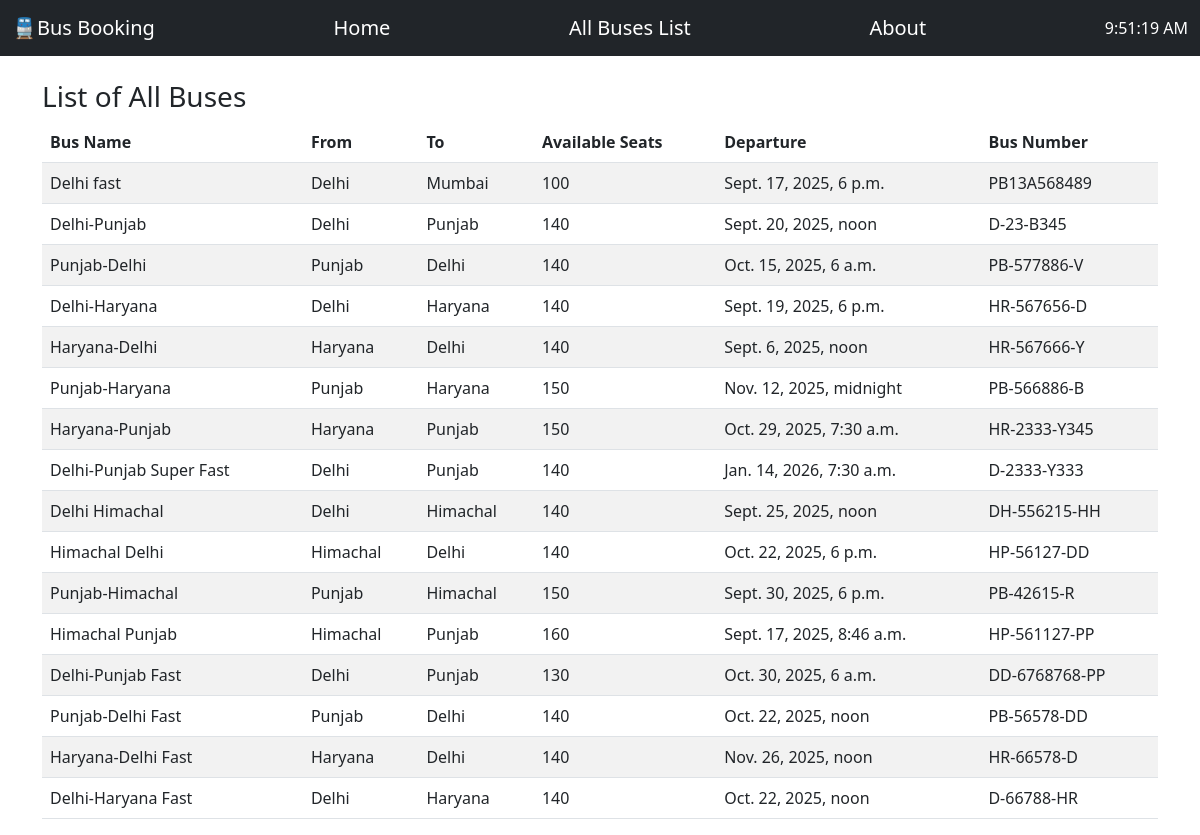
/bus_list, run on the app's committed database.
### ticketsystem/models.py (models this page shows, shortened)
class Bus(models.Model):
    bus_name=models.CharField(max_length=55,default="")
    bus_start=models.CharField(max_length=55,default="")
    destination=models.CharField(max_length=55,null=False,default="")
    seats=models.IntegerField(default=1)
    available_seats=models.IntegerField()
    departure_time=models.DateTimeField()
    price=models.IntegerField(default=0)
    bus_number=models.CharField(max_length=50,null=False,default="")

### ticketsystem/views.py (the view)
# urls.py: path("bus_list",views.bus_list,name="bus_list"),
def bus_list(request):
    bus=Bus.objects.all()
    return render(request,"bus_list.html",{"bus":bus})

### template/bus_list.html
{% extends "base.html" %}
{% block content %}
<h3 class="mt-4">List of All Buses</h3>
<table class="table table-striped">
    <thead>
        <tr>
            <th>Bus Name</th>
            <th>From</th>
            <th>To</th>
            <th>Available Seats</th>
            <th>Departure</th>
            <th>Bus Number</th>
        </tr>
    </thead>
    <tbody>
        {% for buses in bus %}
        <tr>
            <td>{{ buses.bus_name }}</td>
            <td>{{ buses.bus_start }}</td>
            <td>{{ buses.destination }}</td>
            <td>{{ buses.available_seats }}</td>
            <td>{{ buses.departure_time }}</td>
            <td>{{ buses.bus_number }}</td>
        </tr>
        {% endfor %}
    </tbody>
</table>
{% endblock %}

### template/base.html (shortened to what this page needs)
<!DOCTYPE html>
<html lang="en">
<head>
    <link href="https://cdn.jsdelivr.net/npm/bootstrap@5.3.0/dist/css/bootstrap.min.css" rel="stylesheet">
</head>
<body>
    <nav class="navbar navbar-dark bg-dark mb-4">
        <div class="container-fluid">
            <a class="navbar-brand" href="{% url 'index' %}">🚆Bus Booking</a>
            <a class="navbar-brand" href="{% url 'index' %}">Home</a>
            <a class="navbar-brand" href="bus_list"> All Buses List </a>
            <a class="navbar-brand" href="{% url 'about' %}">About</a>
            <div id="clock" class="text-white"></div>
        </div>
    </nav>
    <div class="container">
        {% block content %}{% endblock %}
    </div>
</body>
</html>

### data on the page
Bus: bus_name "Delhi fast", bus_start "Delhi", destination "Mumbai", available_seats "100", departure_time "Sept. 17, 2025, 6 p.m.", bus_number "PB13A568489"
Bus: bus_name "Delhi-Punjab", bus_start "Delhi", destination "Punjab", available_seats "140", departure_time "Sept. 20, 2025, noon", bus_number "D-23-B345"
Bus: bus_name "Punjab-Delhi", bus_start "Punjab", destination "Delhi", available_seats "140", departure_time "Oct. 15, 2025, 6 a.m.", bus_number "PB-577886-V"
Bus: bus_name "Delhi-Haryana", bus_start "Delhi", destination "Haryana", available_seats "140", departure_time "Sept. 19, 2025, 6 p.m.", bus_number "HR-567656-D"
Bus: bus_name "Haryana-Delhi", bus_start "Haryana", destination "Delhi", available_seats "140", departure_time "Sept. 6, 2025, noon", bus_number "HR-567666-Y"
Bus: bus_name "Punjab-Haryana", bus_start "Punjab", destination "Haryana", available_seats "150", departure_time "Nov. 12, 2025, midnight", bus_number "PB-566886-B"
Bus: bus_name "Haryana-Punjab", bus_start "Haryana", destination "Punjab", available_seats "150", departure_time "Oct. 29, 2025, 7:30 a.m.", bus_number "HR-2333-Y345"
Bus: bus_name "Delhi-Punjab Super Fast", bus_start "Delhi", destination "Punjab", available_seats "140", departure_time "Jan. 14, 2026, 7:30 a.m.", bus_number "D-2333-Y333"
Bus: bus_name "Delhi Himachal", bus_start "Delhi", destination "Himachal", available_seats "140", departure_time "Sept. 25, 2025, noon", bus_number "DH-556215-HH"
Bus: bus_name "Himachal Delhi", bus_start "Himachal", destination "Delhi", available_seats "140", departure_time "Oct. 22, 2025, 6 p.m.", bus_number "HP-56127-DD"
Bus: bus_name "Punjab-Himachal", bus_start "Punjab", destination "Himachal", available_seats "150", departure_time "Sept. 30, 2025, 6 p.m.", bus_number "PB-42615-R"
Bus: bus_name "Himachal Punjab", bus_start "Himachal", destination "Punjab", available_seats "160", departure_time "Sept. 17, 2025, 8:46 a.m.", bus_number "HP-561127-PP"
Bus: bus_name "Delhi-Punjab Fast", bus_start "Delhi", destination "Punjab", available_seats "130", departure_time "Oct. 30, 2025, 6 a.m.", bus_number "DD-6768768-PP"
Bus: bus_name "Punjab-Delhi Fast", bus_start "Punjab", destination "Delhi", available_seats "140", departure_time "Oct. 22, 2025, noon", bus_number "PB-56578-DD"
Bus: bus_name "Haryana-Delhi Fast", bus_start "Haryana", destination "Delhi", available_seats "140", departure_time "Nov. 26, 2025, noon", bus_number "HR-66578-D"
Bus: bus_name "Delhi-Haryana Fast", bus_start "Delhi", destination "Haryana", available_seats "140", departure_time "Oct. 22, 2025, noon", bus_number "D-66788-HR"
